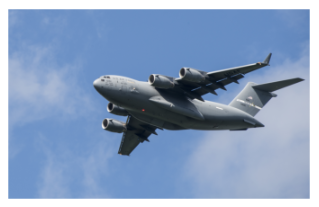
#> input picture Image colorization/python/test.jpg, 319 x 207 px, found by its file name
$ python 'opencv-img-전처리.py'
#> lines starting #> are read from the running program, lines starting #| are printed output that depends on the picture; after the words box and inside, x2 and y2 are one past the last pixel; in counts of white or black regions, pixels touching at a corner belong together
#!/usr/bin/env python
# coding: utf-8

# In[1]:


## 참고 사이트 https://ivo-lee.tistory.com/91


# In[2]:


import cv2
import numpy as np
from matplotlib import pyplot as plt

image = cv2.imread("test.jpg", cv2.IMREAD_GRAYSCALE) # cv2.IMREAD_GRAYSCALE 회색
#> image: shape (207, 319); min 9, max 255, mean 155.2
plt.imshow(image, cmap="gray"), plt.axis("off")
plt.show()
type(image) # 데이터 타입을 확인
image # 이미지 데이터를 확인
image.shape # 차원을 확인 (해상도)


# In[3]:


image_bgr = cv2.imread("test.jpg", cv2.IMREAD_COLOR) # cv2.IMREAD_COLOR 컬러
#> image_bgr is the input picture: shape (207, 319, 3); mean B, G, R 191.1, 158.8, 136.2
image_bgr[0,0] # 픽셀을 확인
image_rgb = cv2.cvtColor(image_bgr, cv2.COLOR_BGR2RGB) # RGB로 변환
plt.imshow(image_rgb), plt.axis("off")
plt.show()


# In[4]:


## 이미지 저장 코드 imwrite
image = cv2.imread("test.jpg", cv2.IMREAD_GRAYSCALE)

cv2.imwrite("test2.jpg", image) # 이미지를 저장


# In[5]:


## 픽셀 조정 cv2.resize(사진,(픽셀,픽셀))
image = cv2.imread("test.jpg", cv2.IMREAD_GRAYSCALE)
image_50x50 = cv2.resize(image, (50,50)) # 이미지 크기를 50x50 픽셀로 변경

plt.imshow(image_50x50, cmap="gray"), plt.axis("off")
plt.show()


# In[6]:


## 이미지 자르기  image[:,:128]
image = cv2.imread("test.jpg", cv2.IMREAD_GRAYSCALE)
image_cropped = image[0:,:100] # 열의 처음 절반과 모든 행을 선택
## 앞쪽의 숫자가 세로, 뒤쪽의 숫자가 가로

plt.imshow(image_cropped, cmap="gray"), plt.axis("off")
plt.show()

image_cropped = image[100:,:200] # 열의 처음 절반과 모든 행을 선택
#> image_cropped: shape (107, 200)
## 앞쪽의 숫자가 세로, 뒤쪽의 숫자가 가로

plt.imshow(image_cropped, cmap="gray"), plt.axis("off") # 이미지를 출력
plt.show()


# In[7]:


## 이미지 투명도 처리
image = cv2.imread("test.jpg", cv2.IMREAD_GRAYSCALE)
#각 픽셀 주변의 5X5커널 평균값으로 이미지를 흐리게 합니다.
image_blurry = cv2.blur(image, (5,5))
plt.imshow(image_blurry, cmap="gray"), plt.axis("off")
plt.show()

# 커널 크기의 영향을 강조하기 위해 100X100 커널로 같은 이미지를 흐리게 합니다.
image_very_blurry = cv2.blur(image, (100,100))
plt.imshow(image_very_blurry, cmap="gray"), plt.xticks([]), plt.yticks([]) # 이미지를 출력
plt.show()


# In[8]:


## 이미지 투명도 처리 커널 사용
## 커널 PCA와 서포트 벡터 머신이 사용하는 비선형 함수를 커널이라고 합니다.
## Meanshift 알고리즘에서는 샘플의 영향 범위를 커널이라고 합니다.
## 신경망의 가중치를 커널이라고 합니다.
## 커널의 크기는 너비,높이로 지정 합니다.
## 주변 픽셀값의 평균을 계산하는 커널은 이미지를 흐릿하게 만듭니다.
## blur함수는 각 픽셀에 커널 개수의 역수를 곱하며 모두 더합니다.

kernel = np.ones((5,5)) / 25.0 # 커널을 만듭니다.
kernel # 커널을 확인
image_kernel = cv2.filter2D(image, -1, kernel) # 커널을 적용
plt.imshow(image_kernel, cmap="gray"), plt.xticks([]), plt.yticks([]) # 이미지 출력
plt.show()

image_very_blurry = cv2.GaussianBlur(image, (5,5), 0) # 가우시안 블러를 적용
plt.imshow(image_very_blurry, cmap="gray"), plt.xticks([]), plt.yticks([]) # 이미지 출력
plt.show()


# In[9]:


## 이미지 투명도 처리
gaus_vector = cv2.getGaussianKernel(5, 0)
gaus_vector
gaus_kernel = np.outer(gaus_vector, gaus_vector) # 벡터를 외적하여 커널을 만듭니다.
gaus_kernel

# filter2D()로 커널을 이미지에 직접 적용하여 비슷한 흐림 효과를 만들 수 있습니다.
image_kernel = cv2.filter2D(image, -1, gaus_kernel) # 커널을 적용
plt.imshow(image_kernel, cmap="gray"), plt.xticks([]), plt.yticks([]) # 이미지 출력
plt.show()


# In[10]:


##이미지 선명하게 하기
image = cv2.imread("test.jpg", cv2.IMREAD_GRAYSCALE)
kernel = np.array([[0, -1, 0],
                   [-1, 5,-1],
                   [0, -1, 0]]) # 커널을 만듭니다.

# 이미지를 선명하게 만듭니다.
image_sharp = cv2.filter2D(image, -1, kernel)

plt.imshow(image_sharp, cmap="gray"), plt.axis("off") # 이미지 출력
plt.show()


# In[11]:


## 이미지 대비 높이기
## 히스토그램 평활화는 객체의 형태가 두드러지도록만들어주는 이미지 처리 도구
## Y루마(luma) 또는 밝기이고 U와 V는 컬러를 나타냅니다.
## 흑백 이미지에는 OpenCV의 equalizeHist()를 바로 적용할 수 있습니다.
## 히스토그램 평활화는 픽셀값의 범위가 커지도록 이미지를 변환합니다.
## 히스토그램 평활화는 괌심 대상을 다른 객체나 배경과 잘 구분되도록 만들어줍니다.

image = cv2.imread("test.jpg", cv2.IMREAD_GRAYSCALE)
image_enhanced = cv2.equalizeHist(image) # 이미지 대비를 향상시킵니다.
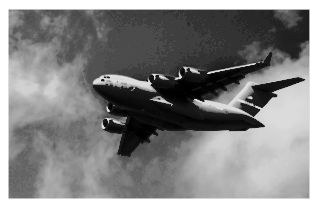
#> image_enhanced: shape (207, 319); min 0, max 255, mean 131.7
plt.imshow(image_enhanced, cmap="gray"), plt.axis("off")
plt.show()

image_bgr = cv2.imread("test.jpg")
image_yuv = cv2.cvtColor(image_bgr, cv2.COLOR_BGR2YUV) # YUV로 변경합니다.
#> image_yuv: shape (207, 319, 3); mean of channels 0, 1, 2 155.7, 145.5, 110.9
image_yuv[:, :, 0] = cv2.equalizeHist(image_yuv[:, :, 0]) # 히스토그램 평활화를 적용
#> image_yuv: shape (207, 319, 3); mean of channels 0, 1, 2 131.7, 145.5, 110.9
image_rgb = cv2.cvtColor(image_yuv, cv2.COLOR_YUV2RGB) # RGB로 바꿉니다.
plt.imshow(image_rgb), plt.axis("off")
plt.show()


# In[12]:


## 색상 구분
## 이미지에서 한 색상을 구분하려면 색 범위를 정의하고 이미지에 마스크를 적용합니다.
## 이미지를 HSV(색상, 채도, 명도)로 변환 -> 격리시킬 값의 범위를 정의 -> 이미지에 적용할 마스크를 만듭니다.(마스크의 흰색 영역만 유지)
## bitwise_and()는 마스크를 적용하고 원하는 포맷으로 변환

image_bgr = cv2.imread('test.jpg')
image_hsv = cv2.cvtColor(image_bgr, cv2.COLOR_BGR2HSV) # BGR에서 HSV로 변환
#> image_hsv: shape (207, 319, 3); mean H, S, V 93.1, 76.4, 191.2
lower_blue = np.array([50,100,50]) # HSV에서 파랑 값의 범위를 정의
upper_blue = np.array([130,255,255])
mask = cv2.inRange(image_hsv, lower_blue, upper_blue) # 마스크를 만듭니다.
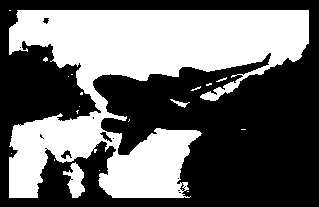
#> mask: shape (207, 319); 42.3% white; 19 white regions (15 under 20 px), largest, box (x1, y1, x2, y2) and area: (9, 10, 309, 198) 27325, (63, 162, 85, 198) 429, (170, 99, 190, 108) 59, (216, 77, 227, 82) 20
image_bgr_masked = cv2.bitwise_and(image_bgr, image_bgr, mask=mask) # 이미지에 마스크를 적용
image_rgb = cv2.cvtColor(image_bgr_masked, cv2.COLOR_BGR2RGB) # BGR에서 RGB로 변환

plt.imshow(image_rgb), plt.axis("off")
plt.show()

plt.imshow(mask, cmap='gray'), plt.axis("off") # 마스크 출력
plt.show()


# In[13]:


## 이미지 이진화
## 이미지 이진화(임계처리)thresholding은 어떤 값보다 큰 값을 가진 픽셀을 흰색으로 만들고 작은 값을 가진 픽셀은검은색으로 만드는 과정입니다.
## 적응적 이진화(임계처리)adaptive thresholding은 픽셀의 임계값이 주변 픽셀의 강도에 의해 결정됩니다.
## 이진화는 이미지 안의 영역 마다 빛 조건이 달라질 때 도움이 됩니다.
## adaptiveThreshold()의 max_output_value매개변수는 출력 픽셀 강도의 최대값을 결정
## cv2.ADAPTIVE_THRESH_GAUSSIAN_C는 픽셀의 임계값을 주변 픽셀 강도의 가중치 합으로 설정합니다
## cv2.ADAPTIVE_THRESH_MEAN_C는 픽셀의 임계값을 주변 픽셀의 평균으로 설정합니다

image_grey = cv2.imread("test.jpg", cv2.IMREAD_GRAYSCALE)
max_output_value = 255
neighborhood_size = 99
subtract_from_mean = 10
image_binarized = cv2.adaptiveThreshold(image_grey, max_output_value,
                                         cv2.ADAPTIVE_THRESH_GAUSSIAN_C, cv2.THRESH_BINARY,
                                         neighborhood_size, subtract_from_mean) # 적응적 임계처리를 적용
#> image_binarized: shape (207, 319); 62% white; 15 black regions (12 under 20 px), largest, box (x1, y1, x2, y2) and area: (8, 9, 310, 199) 18846, (93, 53, 272, 156) 6065, (241, 104, 260, 117) 111
plt.imshow(image_binarized, cmap="gray"), plt.axis("off") # 이미지 출력
plt.show()


# In[14]:


## 이미지 이진화
# cv2.ADAPTIVE_THRESH_MEAN_C를 적용합니다.
image_mean_threshold = cv2.adaptiveThreshold(image_grey,
                                             max_output_value,
                                             cv2.ADAPTIVE_THRESH_MEAN_C,
                                             cv2.THRESH_BINARY,
                                             neighborhood_size,
                                             subtract_from_mean)
#> image_mean_threshold: shape (207, 319); 47.2% white; 13 white regions (11 under 20 px), largest, box (x1, y1, x2, y2) and area: (23, 41, 303, 175) 22370, (0, 0, 319, 207) 8737
plt.imshow(image_mean_threshold, cmap="gray"), plt.axis("off") # 이미지를 출력
plt.show()


# In[15]:


## 배경 제거
## 이미지의 전경만 분리해내려면 원하는 전경 주위에 사각형 박스를 그리고 그랩컷 알고리즘을 실행합니다.
## 그랩컷은 사각형 밖에 있는 모든 것이 배경이라고 가정하고 이 정보를 사용하여 사각형 안에 있는 배경을 찾습니다.
## 검은색 영역은 배경이라고 확실하게 가정한 사각형의 바깥쪽 영역이며, 회색 영역은 그랩컷이 배경이라고 생각하는 영역이고 흰색 영역은 전경입니다.

image_bgr = cv2.imread('test.jpg')
image_rgb = cv2.cvtColor(image_bgr, cv2.COLOR_BGR2RGB) # RGB로 변환

rectangle = (0, 56, 256, 150) # 사각형 좌표: 시작점의 x, 시작점의 y, 너비, 높이

mask = np.zeros(image_rgb.shape[:2], np.uint8) # 초기 마스크를 만듭니다.

bgdModel = np.zeros((1, 65), np.float64) # grabCut에 사용할 임시 배열을 만듭니다.
fgdModel = np.zeros((1, 65), np.float64)

# grabCut 실행
cv2.grabCut(image_rgb, # 원본 이미지
            mask, # 마스크
            rectangle, # 사각형
            bgdModel, # 배경을 위한 임시 배열
            fgdModel, # 전경을 위한 임시 배열
            5, # 반복 횟수
            cv2.GC_INIT_WITH_RECT) # 사각형을 사용한 초기화

# 배경인 곳은 0, 그외에는 1로 설정한 마스크를 만듭니다.
mask_2 = np.where((mask==2) | (mask==0), 0, 1).astype('uint8')

# 이미지에 새로운 마스크를 곱해 배경을 제외합니다.
image_rgb_nobg = image_rgb * mask_2[:, :, np.newaxis]
plt.imshow(image_rgb_nobg), plt.axis("off") # 이미지 출력
plt.show()

plt.imshow(mask, cmap='gray'), plt.axis("off") # 마스크 출력
plt.show()

plt.imshow(mask_2, cmap='gray'), plt.axis("off") # 마스크 출력
plt.show()
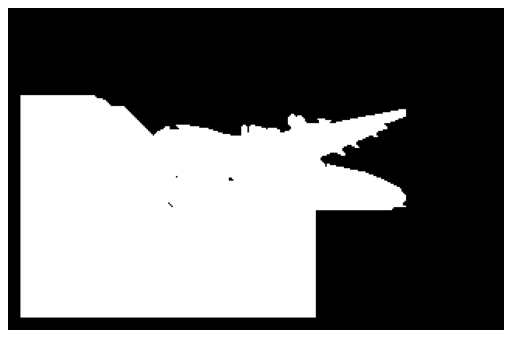
#> figure drawn by matplotlib, 1 panel


# In[16]:


## 경계선 감지
## 캐니(Canny) 경계선 감지기와 같은 경계선 감지 기술 사용
## 경계선 감지는 컴퓨터 비전의 주요 관심 대상이며 경계선은 많은 정보가 담긴 영역입니다.
## 경계선 감지를 사용하여 정보가 적은 영역을 제거하고 대부분의 정보가 담긴 이미지 영역을 구분할 수 있습니다.
## 캐니 감지기는 그레이디언트 임계값의 저점과 고점을 나타내는 두 매개변수가 필요합니다.
## 낮은 임계값과 높은 임계값 사이의 가능성 있는 경계선 픽셀은 약한 경계선 픽셀로 간주됩니다
## OpenCV의 Canny 함수는 낮은 임곗값과 높은 임곗값이 필수 매개변수입니다.
## Canny를 전체 이미지 모음에 적용하기 전에 몇 개의 이미지를 테스트하여 낮은 임계값과 높은 임곗값의 적절한 쌍을 찾는 것이 좋은 결과를 만듭니다.
## 예제 실습은 낮은 임곗값과 높은 임곗값을 이미지 중간 픽셀 강도의 1표준편차 아래 값과 위 값으로 설정

image_gray = cv2.imread("test.jpg", cv2.IMREAD_GRAYSCALE)
median_intensity = np.median(image_gray) # 픽셀 강도의 중간값을 계산
#> median_intensity = 147

# 중간 픽셀 강도에서 위아래 1 표준 편차 떨어진 값을 임계값으로 지정합니다.
lower_threshold = int(max(0, (1.0 - 0.33) * median_intensity))
#> lower_threshold = 98
upper_threshold = int(min(255, (1.0 + 0.33) * median_intensity))
#> upper_threshold = 195

# 캐니 경계선 감지기를 적용합니다.
image_canny = cv2.Canny(image_gray, lower_threshold, upper_threshold)
#> image_canny: shape (207, 319); 4.2% white in thin lines or dots, all inside (x1, y1, x2, y2) = (8, 9, 310, 199)

plt.imshow(image_canny, cmap="gray"), plt.axis("off")
plt.show()


# In[17]:


## 모서리 감지
## cornerHarris - 해리스 모서리 감지의 OpenCV 구현
## 해리스 모서리 감지기는 두 개의 경계선이 교차하는 지점을 감지하는 방법으로 사용됩니다.
## 모서리는 정보가 많은 포인트입니다.
## 해리스 모서리 감지기는 윈도(이웃, 패치)안의 픽셀이 작은 움직임에도 크게 변하는 윈도를 찾습니다.
## cornerHarris 매개변수 block_size : 각 픽셀에서 모서리 감지에 사용되는 이웃 픽셀 크기
## cornerHarris 매개변수 aperture : 사용하는 소벨 커널 크기

image_bgr = cv2.imread("test.jpg")
image_gray = cv2.cvtColor(image_bgr, cv2.COLOR_BGR2GRAY)
image_gray = np.float32(image_gray)

block_size = 2 # 모서리 감지 매개변수를 설정
aperture = 29
free_parameter = 0.04

detector_responses = cv2.cornerHarris(image_gray,
                                      block_size,
                                      aperture,
                                      free_parameter) # 모서리를 감지
detector_responses = cv2.dilate(detector_responses, None) # 모서리 표시를 부각시킵니다.
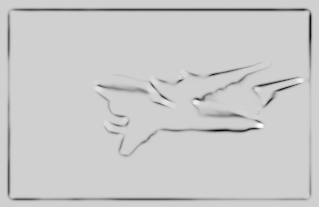
#> detector_responses: shape (207, 319) float32; min -1.08e+36, max 2.4e+35, mean -inf; drawn with min black and max white

# 임계값보다 큰 감지 결과만 남기고 흰색으로 표시합니다.
threshold = 0.02
image_bgr[detector_responses >
          threshold *
          detector_responses.max()] = [255,255,255]
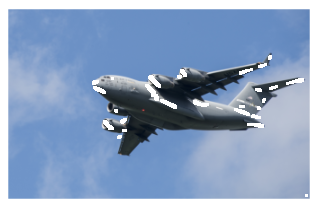
#> image_bgr: shape (207, 319, 3); 1.62% of pixels changed, all inside (x1, y1, x2, y2) = (92, 55, 308, 197)

image_gray = cv2.cvtColor(image_bgr, cv2.COLOR_BGR2GRAY) # 흑백으로 변환

plt.imshow(image_gray, cmap="gray"), plt.axis("off") # 이미지 출력
plt.show()

# 가능성이 높은 모서리를 출력합니다.
plt.imshow(detector_responses, cmap='gray'), plt.axis("off")
plt.show()


# In[18]:


image_bgr = cv2.imread('test.jpg')
image_gray = cv2.cvtColor(image_bgr, cv2.COLOR_BGR2GRAY)

# 감지할 모서리 개수
corners_to_detect = 10
minimum_quality_score = 0.05
minimum_distance = 25

corners = cv2.goodFeaturesToTrack(image_gray,
                                  corners_to_detect,
                                  minimum_quality_score,
                                  minimum_distance) # 모서리를 감지
#> corners = [[105, 127], [182, 76], [203, 100], [151, 83], [263, 126], [308, 10], [253, 87], [9, 197], [101, 80], [9, 10]]
corners = np.float32(corners)

for corner in corners:
    x, y = corner[0]
    cv2.circle(image_bgr, (x,y), 10, (255,255,255), -1) # 모서리마다 흰 원을 그립니다.
#> this loop made 10 passes
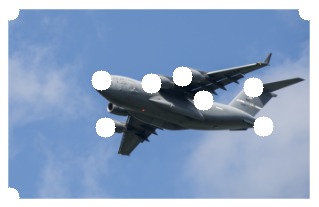
#> image_bgr: shape (207, 319, 3); 3.86% of pixels changed, all inside (x1, y1, x2, y2) = (8, 9, 310, 199)

image_rgb = cv2.cvtColor(image_bgr, cv2.COLOR_BGR2GRAY) # 흑백 이미지로 변환
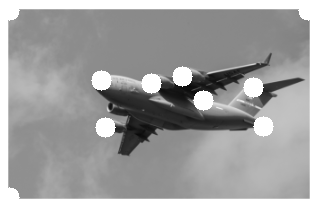
#> image_rgb: shape (207, 319); min 9, max 255, mean 160.5
plt.imshow(image_rgb, cmap='gray'), plt.axis("off") # 이미지를 출력
plt.show()


# In[ ]:
